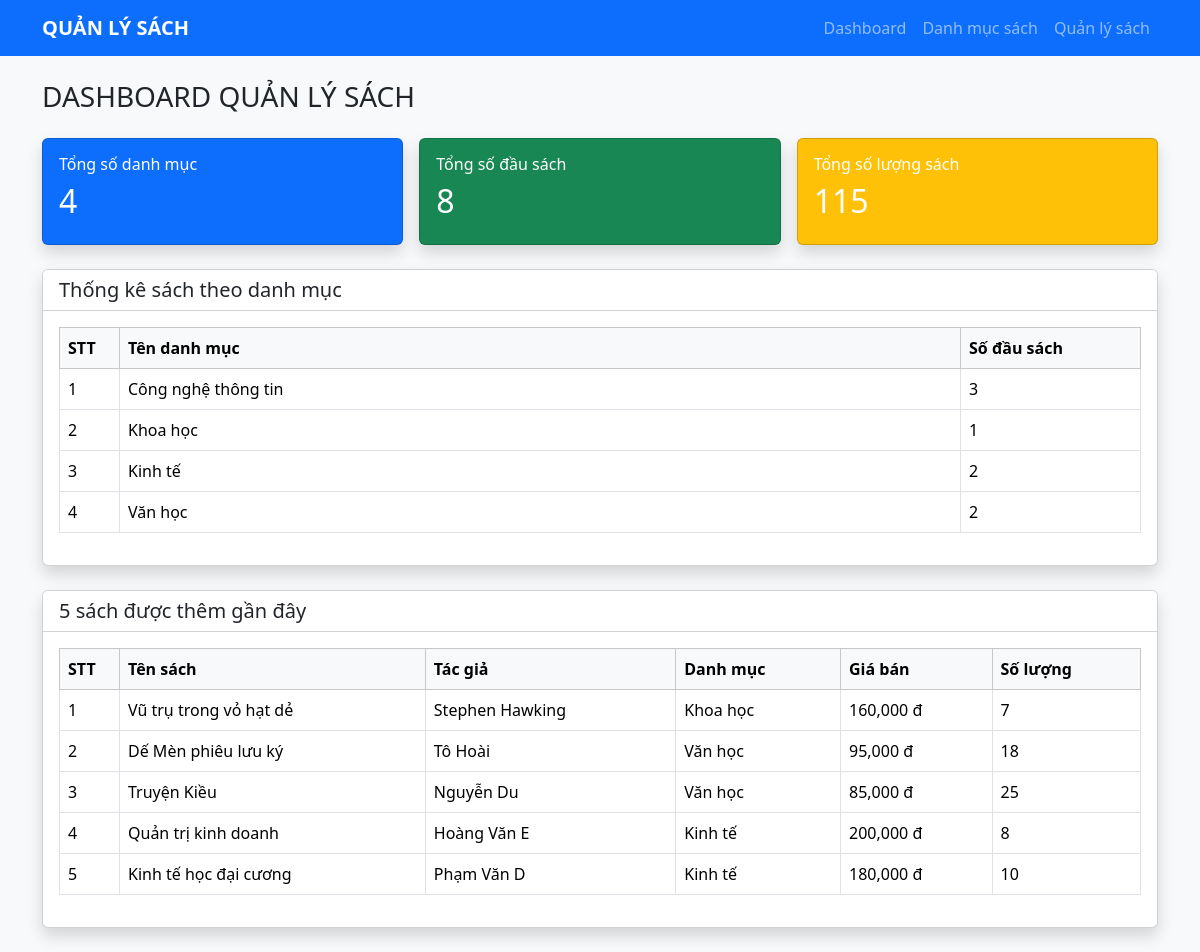
/dashboard, run on the app's committed database.
### app.py (models this page shows, shortened)
class DanhMucSach(db.Model):
    __tablename__ = "danh_muc_sach"
    id: Mapped[int] = mapped_column(primary_key=True)
    ten_danh_muc: Mapped[str] = mapped_column(String(100), nullable=False)
    mo_ta: Mapped[str | None] = mapped_column(String(255), nullable=True)
    sach: Mapped[list["Sach"]] = relationship(
        back_populates="danh_muc"
    )

class Sach(db.Model):
    __tablename__ = "sach"
    id: Mapped[int] = mapped_column(primary_key=True)
    ten_sach: Mapped[str] = mapped_column(String(200), nullable=False)
    tac_gia: Mapped[str] = mapped_column(String(100), nullable=False)
    nam_xuat_ban: Mapped[int] = mapped_column(Integer, nullable=False)
    gia_ban: Mapped[float] = mapped_column(Float, nullable=False)
    so_luong: Mapped[int] = mapped_column(Integer, nullable=False)
    danh_muc_id: Mapped[int] = mapped_column(
        ForeignKey("danh_muc_sach.id"),
        nullable=False
    )
    danh_muc: Mapped["DanhMucSach"] = relationship(
        back_populates="sach"
    )

### app.py (the view)
@app.get("/")
@app.get("/dashboard")
def dashboard():
    so_danh_muc = db.session.scalar(
        db.select(func.count(DanhMucSach.id))
    ) or 0
    so_dau_sach = db.session.scalar(
        db.select(func.count(Sach.id))
    ) or 0
    tong_so_luong = db.session.scalar(
        db.select(func.sum(Sach.so_luong))
    ) or 0
    ket_qua = db.session.execute(
        db.select(
            DanhMucSach.ten_danh_muc,
            func.count(Sach.id).label("so_dau_sach")
        )
        .outerjoin(Sach)
        .group_by(DanhMucSach.id, DanhMucSach.ten_danh_muc)
        .order_by(DanhMucSach.ten_danh_muc)
    ).all()
    thong_ke_danh_muc = [
        {
            "ten_danh_muc": row.ten_danh_muc,
            "so_dau_sach": row.so_dau_sach
        }
        for row in ket_qua
    ]
    sach_moi = db.session.execute(
        db.select(Sach)
        .order_by(Sach.id.desc())
        .limit(5)
    ).scalars().all()
    return render_template(
        "dashboard.html",
        so_danh_muc=so_danh_muc,
        so_dau_sach=so_dau_sach,
        tong_so_luong=tong_so_luong,
        thong_ke_danh_muc=thong_ke_danh_muc,
        sach_moi=sach_moi
    )

### templates/dashboard.html (shortened to what this page needs)
{% extends "base.html" %}
{% block content %}
<h3 class="mb-4">DASHBOARD QUẢN LÝ SÁCH</h3>
<div class="row g-3 mb-4">
    <div class="col-md-4">
        <div class="card text-white bg-primary shadow">
            <div class="card-body">
                <h6 class="card-title">Tổng số danh mục</h6>
                <h2>{{ so_danh_muc }}</h2>
            </div>
        </div>
    </div>
    <div class="col-md-4">
        <div class="card text-white bg-success shadow">
            <div class="card-body">
                <h6 class="card-title">Tổng số đầu sách</h6>
                <h2>{{ so_dau_sach }}</h2>
            </div>
        </div>
    </div>
    <div class="col-md-4">
        <div class="card text-white bg-warning shadow">
            <div class="card-body">
                <h6 class="card-title">Tổng số lượng sách</h6>
                <h2>{{ tong_so_luong }}</h2>
            </div>
        </div>
    </div>
</div>
<div class="card shadow mb-4">
    <div class="card-header bg-white">
        <h5 class="mb-0">Thống kê sách theo danh mục</h5>
    </div>
    <div class="card-body">
        <table class="table table-bordered table-hover">
            <thead class="table-light">
                <tr>
                    <th style="width: 60px">STT</th>
                    <th>Tên danh mục</th>
                    <th style="width: 180px">Số đầu sách</th>
                </tr>
            </thead>
            <tbody>
                {% for item in thong_ke_danh_muc %}
                <tr>
                    <td>{{ loop.index }}</td>
                    <td>{{ item.ten_danh_muc }}</td>
                    <td>{{ item.so_dau_sach }}</td>
                </tr>
                {% else %}
                <tr>
                    <td colspan="3" class="text-center text-muted">
                        Chưa có danh mục sách.
                    </td>
                </tr>
                {% endfor %}
            </tbody>
        </table>
    </div>
</div>
<div class="card shadow mb-4">
    <div class="card-header bg-white">
        <h5 class="mb-0">5 sách được thêm gần đây</h5>
    </div>
    <div class="card-body">
        <table class="table table-bordered table-hover">
            <thead class="table-light">
                <tr>
                    <th style="width: 60px">STT</th>
                    <th>Tên sách</th>
                    <th>Tác giả</th>
                    <th>Danh mục</th>
                    <th>Giá bán</th>
                    <th>Số lượng</th>
                </tr>
            </thead>
            <tbody>
                {% for sach in sach_moi %}
                <tr>
                    <td>{{ loop.index }}</td>
                    <td>{{ sach.ten_sach }}</td>
                    <td>{{ sach.tac_gia }}</td>
                    <td>{{ sach.danh_muc.ten_danh_muc }}</td>
                    <td>{{ "{:,.0f}".format(sach.gia_ban) }} đ</td>
                    <td>{{ sach.so_luong }}</td>
                </tr>
                {% else %}
                <tr>
                    <td colspan="6" class="text-center text-muted">
                        Chưa có sách trong hệ thống.
                    </td>
                </tr>
                {% endfor %}
            </tbody>
        </table>
    </div>
</div>
{% endblock %}

### templates/base.html (shortened to what this page needs)
<!DOCTYPE html>
<html lang="vi">
<head>
    <link href="https://cdn.jsdelivr.net/npm/bootstrap@5.3.3/dist/css/bootstrap.min.css"
          rel="stylesheet">
</head>
<body class="bg-light">
    <nav class="navbar navbar-expand-lg navbar-dark bg-primary">
        <div class="container">
            <a class="navbar-brand fw-bold" href="{{ url_for('dashboard') }}">
                QUẢN LÝ SÁCH
            </a>
            <div class="collapse navbar-collapse" id="navbarMenu">
                <ul class="navbar-nav ms-auto">
                    <li class="nav-item">
                        <a class="nav-link"
                           href="{{ url_for('dashboard') }}">
                            Dashboard
                        </a>
                    </li>
                    <li class="nav-item">
                        <a class="nav-link"
                           href="{{ url_for('danh_muc_list') }}">
                            Danh mục sách
                        </a>
                    </li>
                    <li class="nav-item">
                        <a class="nav-link"
                           href="{{ url_for('sach_list') }}">
                            Quản lý sách
                        </a>
                    </li>
                </ul>
            </div>
        </div>
    </nav>
    <main class="container mt-4">
        {% block content %}
        {% endblock %}
    </main>
</body>
</html>

### data on the page
DanhMucSach: ten_danh_muc "Công nghệ thông tin", so_dau_sach "3"
DanhMucSach: ten_danh_muc "Khoa học", so_dau_sach "1"
DanhMucSach: ten_danh_muc "Kinh tế", so_dau_sach "2"
DanhMucSach: ten_danh_muc "Văn học", so_dau_sach "2"
Sach: ten_sach "Vũ trụ trong vỏ hạt dẻ", tac_gia "Stephen Hawking", danh_muc.ten_danh_muc "Khoa học", gia_ban "160,000", so_luong "7"
Sach: ten_sach "Dế Mèn phiêu lưu ký", tac_gia "Tô Hoài", danh_muc.ten_danh_muc "Văn học", gia_ban "95,000", so_luong "18"
Sach: ten_sach "Truyện Kiều", tac_gia "Nguyễn Du", danh_muc.ten_danh_muc "Văn học", gia_ban "85,000", so_luong "25"
Sach: ten_sach "Quản trị kinh doanh", tac_gia "Hoàng Văn E", danh_muc.ten_danh_muc "Kinh tế", gia_ban "200,000", so_luong "8"
Sach: ten_sach "Kinh tế học đại cương", tac_gia "Phạm Văn D", danh_muc.ten_danh_muc "Kinh tế", gia_ban "180,000", so_luong "10"

### other printed values
{{ so_danh_muc }} "4"
{{ so_dau_sach }} "8"
{{ tong_so_luong }} "115"
